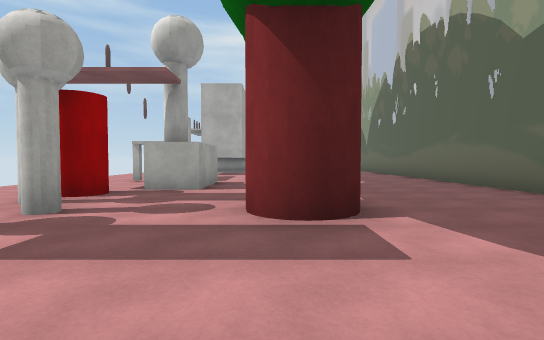
[1] (above)

16 first-person views from a walk through a 3-D level made in the Unity game engine. The camera is 1.3 m above the floor, tilts 2° down and sees 85° across. The floor is counted in squares, 2.4 m on a side. Each view is taken from the middle of a square. On the plan, view 1 faces up. The plan holds only what a view shows up to about 9 squares ahead; the rest is blank. The place goes on beyond the plan. The player is left out. Some surface patterns are stand-ins.

[2]
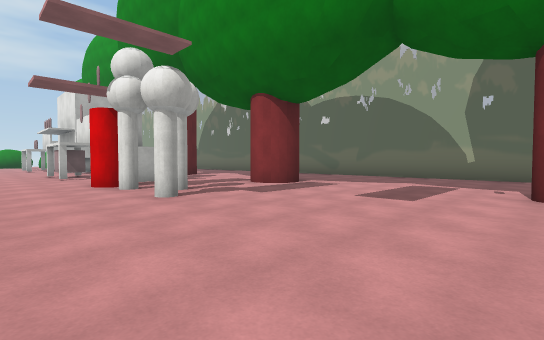

[3]
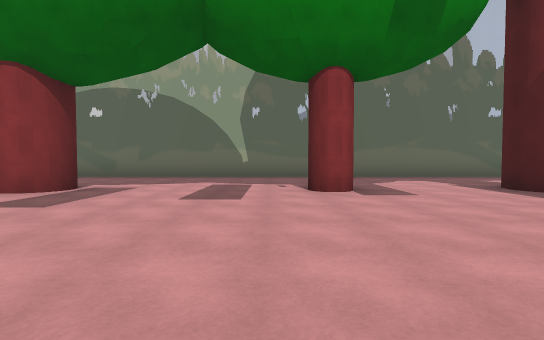

[4]
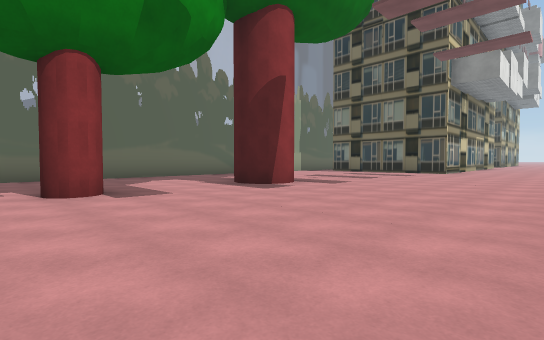

[5]
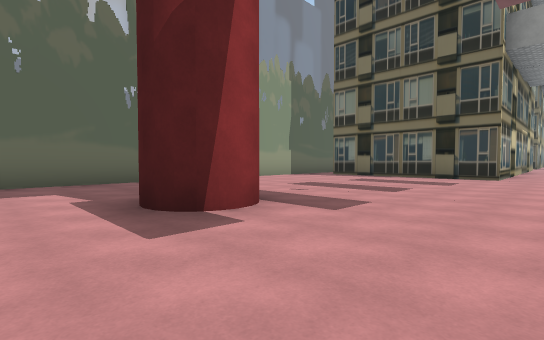

[6]
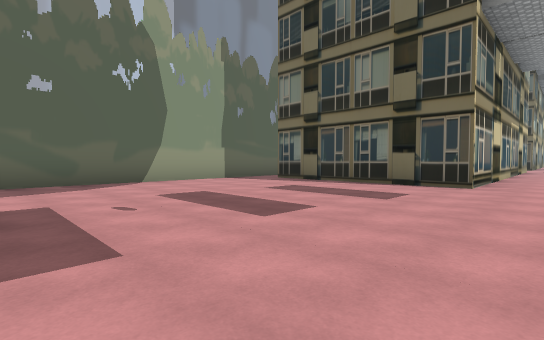

[7]
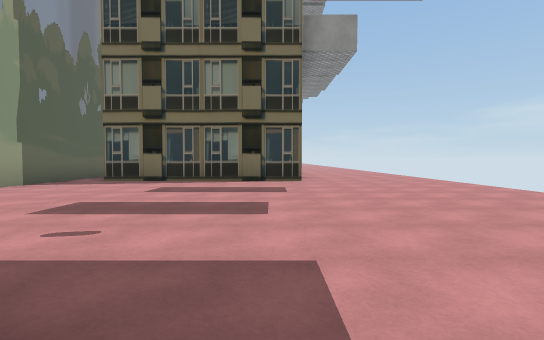

[8]
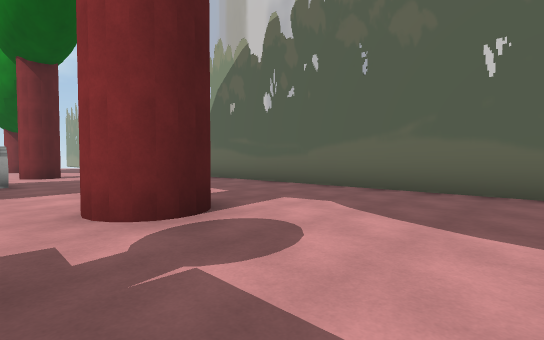

[9]
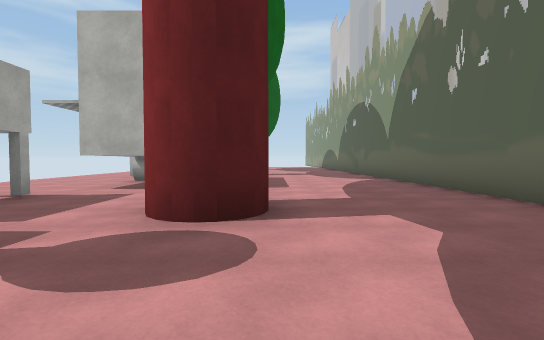

[10]
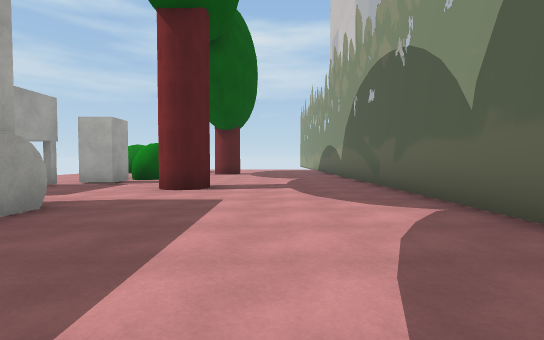

[11]
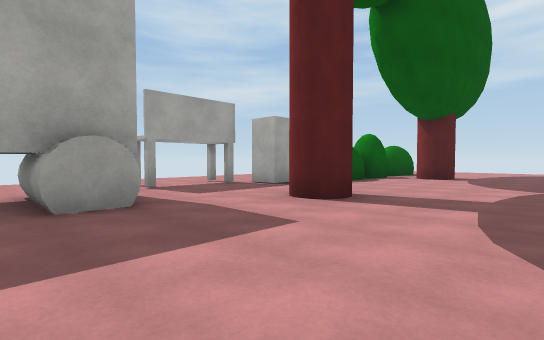

[12]
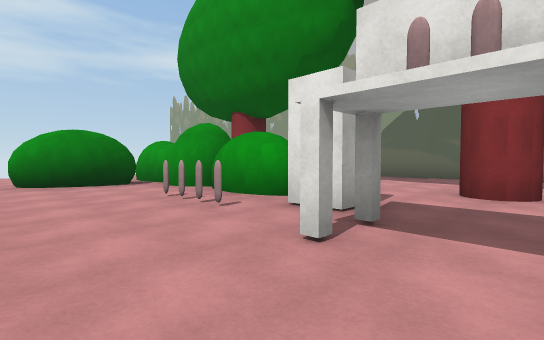

[13]
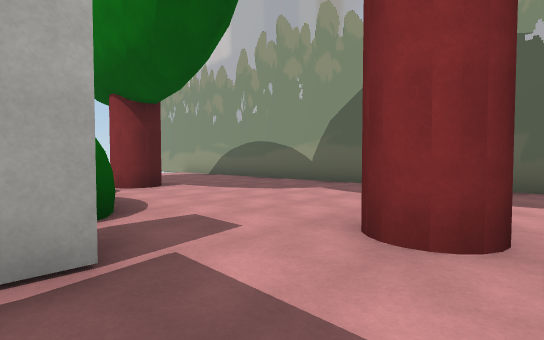

[14]
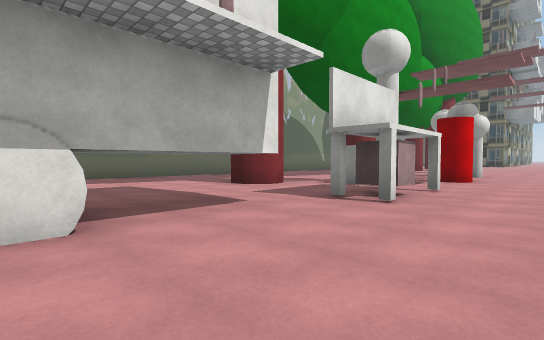

[15]
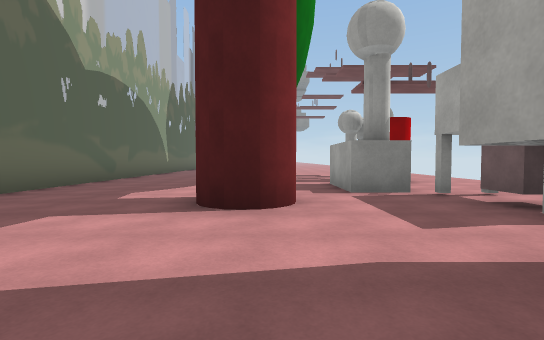

[16]
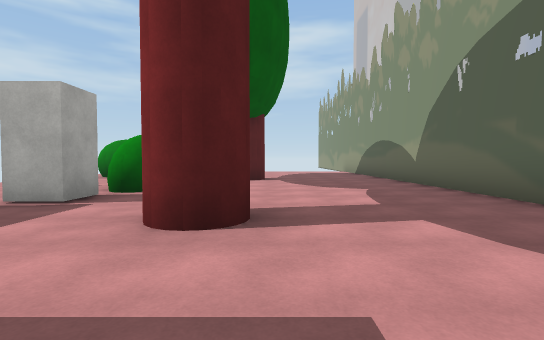

### Floor plan
Key: @ floor where view 1 was taken; # wall or solid block; . floor; = window, fence, low wall or low ledge; C red cylinder; Y cylinder; U cube; T thing the floor can be seen under or through; B block; O other object.
Columns run from 5 left of view 1 to 5 right of it. Each row starts with its distance up from view 1.
 22 .###  ....=
 21 ...###....=
 20 ....#.....=
 19 ..###.....=
 18 ..#.#.....=
 17 ...B......=
 16 ..O..#....=
 15 ..........=
 14 ..O.......=
 13 ...##.....=
 12 ...TT.....=
 11 ...TT.....=
 10 ..O.......=
  9 ..U.......=
  8 .....#....=
  7 ...#......=
  6 ...#......=
  5 ..C.......=
  4 ..Y.......=
  3 ...Y.#....=
  2 ..Y.......
  1 ..........=
  0 .....@....=
 -1 ..........=
 -2 .....#....=
 -3 .........
 -4 ..........=
 -5 ..........=
 -6 .....##...=
 -7 ..........=
 -8 ..........=
 -9 ..........=
-10 ..........=
-11 ..........=
-12 ..........=
-13 ..........=
-14 ....#####.=
-15 ....#    .=
-16   ..#

Positions as (right, up) in squares from view 1, and headings:
1: (0, 0), facing up
2: (-5, -2), facing up-right
3: (-5, -1), facing right
4: (-5, -1), facing down-right
5: (-3, -4), facing down-right
6: (-3, -7), facing down-right
7: (-1, -6), facing down
8: (-1, 5), facing up-right
9: (1, 5), facing up
10: (2, 10), facing up
11: (3, 12), facing up-left
12: (-5, 15), facing up-right
13: (-2, 15), facing up-right
14: (-5, 13), facing down-right
15: (0, 12), facing down
16: (1, 13), facing up
